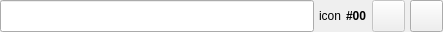
<?xml version="1.0" encoding="UTF-8"?>
<ui version="4.0">
 <class>ObjectSelectorWidget</class>
 <widget class="QWidget" name="ObjectSelectorWidget">
  <property name="geometry">
   <rect>
    <x>0</x>
    <y>0</y>
    <width>443</width>
    <height>32</height>
   </rect>
  </property>
  <property name="sizePolicy">
   <sizepolicy hsizetype="Expanding" vsizetype="Fixed">
    <horstretch>0</horstretch>
    <verstretch>0</verstretch>
   </sizepolicy>
  </property>
  <property name="minimumSize">
   <size>
    <width>0</width>
    <height>0</height>
   </size>
  </property>
  <property name="maximumSize">
   <size>
    <width>16777215</width>
    <height>16777215</height>
   </size>
  </property>
  <property name="focusPolicy">
   <enum>Qt::FocusPolicy::TabFocus</enum>
  </property>
  <property name="windowTitle">
   <string>Form</string>
  </property>
  <layout class="QGridLayout" name="obj_selector_grid">
   <property name="leftMargin">
    <number>0</number>
   </property>
   <property name="topMargin">
    <number>0</number>
   </property>
   <property name="rightMargin">
    <number>0</number>
   </property>
   <property name="bottomMargin">
    <number>0</number>
   </property>
   <property name="spacing">
    <number>5</number>
   </property>
   <item row="0" column="1">
    <widget class="QLineEdit" name="obj_name_edt">
     <property name="sizePolicy">
      <sizepolicy hsizetype="Expanding" vsizetype="Preferred">
       <horstretch>0</horstretch>
       <verstretch>0</verstretch>
      </sizepolicy>
     </property>
     <property name="focusPolicy">
      <enum>Qt::FocusPolicy::NoFocus</enum>
     </property>
     <property name="readOnly">
      <bool>true</bool>
     </property>
    </widget>
   </item>
   <item row="0" column="5">
    <widget class="QToolButton" name="sel_object_tb">
     <property name="sizePolicy">
      <sizepolicy hsizetype="Fixed" vsizetype="Fixed">
       <horstretch>0</horstretch>
       <verstretch>0</verstretch>
      </sizepolicy>
     </property>
     <property name="minimumSize">
      <size>
       <width>0</width>
       <height>0</height>
      </size>
     </property>
     <property name="focusPolicy">
      <enum>Qt::FocusPolicy::TabFocus</enum>
     </property>
     <property name="toolTip">
      <string>Select Object</string>
     </property>
     <property name="text">
      <string/>
     </property>
     <property name="icon">
      <iconset resource="../../res/resources.qrc">
       <normaloff>:/icons/icons/objselect.png</normaloff>:/icons/icons/objselect.png</iconset>
     </property>
     <property name="iconSize">
      <size>
       <width>25</width>
       <height>25</height>
      </size>
     </property>
    </widget>
   </item>
   <item row="0" column="4">
    <widget class="QToolButton" name="rem_object_tb">
     <property name="enabled">
      <bool>false</bool>
     </property>
     <property name="sizePolicy">
      <sizepolicy hsizetype="Fixed" vsizetype="Fixed">
       <horstretch>0</horstretch>
       <verstretch>0</verstretch>
      </sizepolicy>
     </property>
     <property name="minimumSize">
      <size>
       <width>0</width>
       <height>0</height>
      </size>
     </property>
     <property name="focusPolicy">
      <enum>Qt::FocusPolicy::TabFocus</enum>
     </property>
     <property name="toolTip">
      <string>Clear field</string>
     </property>
     <property name="text">
      <string/>
     </property>
     <property name="icon">
      <iconset resource="../../res/resources.qrc">
       <normaloff>:/icons/icons/delete.png</normaloff>:/icons/icons/delete.png</iconset>
     </property>
     <property name="iconSize">
      <size>
       <width>25</width>
       <height>25</height>
      </size>
     </property>
    </widget>
   </item>
   <item row="0" column="2">
    <widget class="QLabel" name="obj_icon_lbl">
     <property name="sizePolicy">
      <sizepolicy hsizetype="Fixed" vsizetype="Fixed">
       <horstretch>0</horstretch>
       <verstretch>0</verstretch>
      </sizepolicy>
     </property>
     <property name="maximumSize">
      <size>
       <width>32</width>
       <height>32</height>
      </size>
     </property>
     <property name="frameShape">
      <enum>QFrame::Shape::NoFrame</enum>
     </property>
     <property name="frameShadow">
      <enum>QFrame::Shadow::Plain</enum>
     </property>
     <property name="text">
      <string>icon</string>
     </property>
     <property name="scaledContents">
      <bool>true</bool>
     </property>
     <property name="alignment">
      <set>Qt::AlignmentFlag::AlignCenter</set>
     </property>
    </widget>
   </item>
   <item row="0" column="3">
    <widget class="QLabel" name="obj_id_lbl">
     <property name="font">
      <font>
       <bold>true</bold>
      </font>
     </property>
     <property name="text">
      <string>#00</string>
     </property>
    </widget>
   </item>
  </layout>
 </widget>
 <tabstops>
  <tabstop>obj_name_edt</tabstop>
  <tabstop>rem_object_tb</tabstop>
  <tabstop>sel_object_tb</tabstop>
 </tabstops>
 <resources>
  <include location="../../res/resources.qrc"/>
 </resources>
 <connections/>
</ui>
